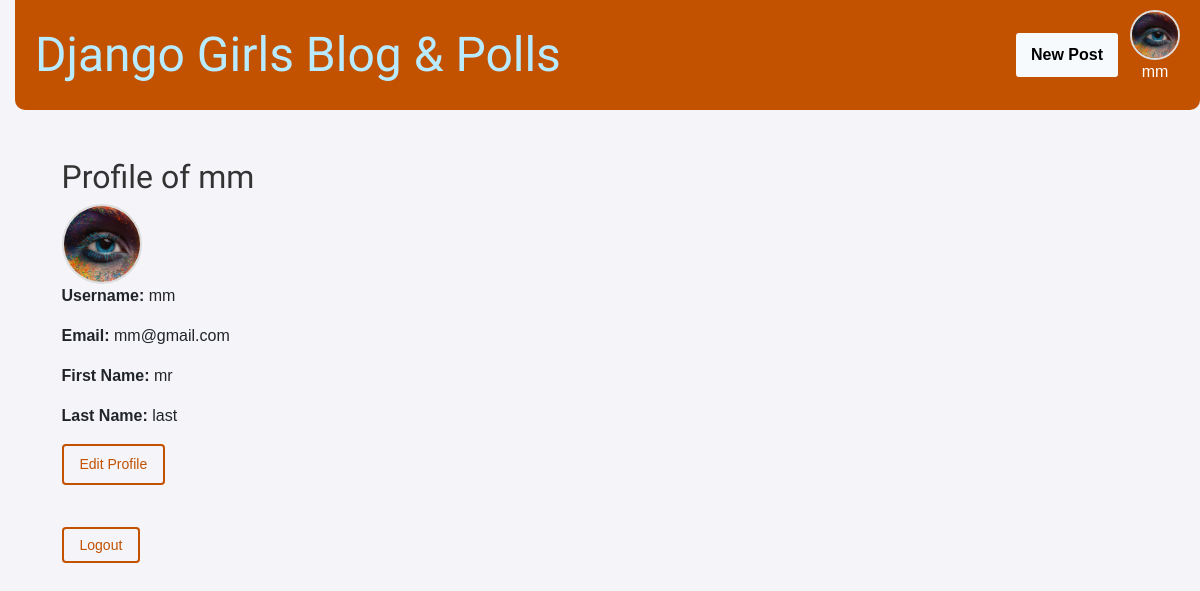
/profile/mm/ (signed in), run on the app's committed database.
### blog/models.py (models this page shows, shortened)
class CustomUser(AbstractUser):
    objects = CustomUserManager()
    bio = models.TextField(blank=True, null=True)
    profile_picture = models.ImageField(upload_to='profile_pictures/', blank=True, null=True)

### blog/views.py (the view)
# urls.py: path('profile/<str:username>/', views.profile, name='profile'),
@login_required
def profile(request, username):
    user = request.user  # Get the logged-in user
    if request.method == 'POST':
        form = ProfileForm(request.POST, request.FILES, instance=user)
        password_change_form = PasswordChangeForm(user, request.POST)
        if 'current_password' in request.POST:
            if password_change_form.is_valid():
                user.set_password(password_change_form.cleaned_data['new_password'])
                user.save()
                update_session_auth_hash(request, user)  # Keeps the user logged in after password change
                messages.success(request, "Your password has been updated successfully!")
                return redirect('blog:profile', username=user.username)
            else:
                messages.error(request, "There was an error with your password change.")
        elif form.is_valid():
            form.save()
            messages.success(request, "Your profile has been updated successfully!")
            return redirect('blog:profile', username=user.username)
    else:
        form = ProfileForm(instance=user)
        password_change_form = PasswordChangeForm(user)
    return render(request, 'blog/profile.html', {
        'form': form,
        'password_change_form': password_change_form
    })

### blog/templates/blog/profile.html (shortened to what this page needs)
{% extends 'blog/base.html' %}
{% load static %}
{% block content %}
  <div class="container mt-5">
    <h2>Profile of {{ user.username }}</h2>
    <div id="view-mode">
      <a href="{% url 'blog:profile' username=user.username %}">
        {% if user.profile_picture %}
            <img src="{{ user.profile_picture.url }}" alt="{{ user.username }}" class="profile-img rounded-circle" style="width: 80px; height: 80px;">
        {% else %}
        <img src="{% static 'blog/icons/default_profile.jpg' %}" alt="{{ user.username }}" class="profile-img rounded-circle" style="width: 80px; height: 80px;">
        {% endif %}
    </a>
        <p><strong>Username:</strong> {{ user.username }}</p>
        <p><strong>Email:</strong> {{ user.email }}</p>
        <p><strong>First Name:</strong> {{ user.first_name }}</p>
        <p><strong>Last Name:</strong> {{ user.last_name }}</p>
        <button id="edit-profile-btn" class="btn-secondary" onclick="toggleEditMode()">Edit Profile</button>
    </div>
    <br><br>
    <a class="  btn-secondary" href="{% url 'blog:logout' %}">Logout</a>
  </div>
{% endblock %}

### blog/templates/blog/base.html (shortened to what this page needs)
{% load static %}
{% load tz %}
<!DOCTYPE html>
<html lang="en">
    <head>
        <link rel="stylesheet" href="https://cdn.jsdelivr.net/npm/bootstrap@5.3.3/dist/css/bootstrap.min.css">
        <link rel="stylesheet" href="{% static 'blog.css' %}">
    </head>
    <body>
        <header class="page-header">
            <h1><a href="/">Django Girls Blog &  <a href="{% url 'polls:index' %}">Polls</a></a></h1>
            <div class="user-actions">
                {% if request.user.is_authenticated %}
                    <a href="{% url 'blog:post_new' %}" class="btn-new-post">
                        New Post
                    </a>
                    {% load static %}
                    <a href="{% url 'blog:profile' username=user.username %}" class="profile-link">
                        <div class="profile-container text-center">
                            {% if user.profile_picture %}
                                <img src="{{ user.profile_picture.url }}" alt="{{ user.username }}'s profile picture" class="profile-img rounded-circle" style="width: 50px; height: 50px;">
                            {% else %}
                                <img src="{% static 'blog/icons/default_profile.jpg' %}" alt="Default profile picture" class="profile-img rounded-circle" style="width: 50px; height: 50px;">
                            {% endif %}
                            <p style="color: white;">{{ user.username }}</p>
                        </div>
                    </a>
                {% else %}
                    <a href="{% url 'blog:login' %}" class="btn1">Login</a>
                    <a href="{% url 'blog:signup' %}" class="btn1">Sign Up</a>
                {% endif %}
            </div>
        </header>
        <main class="container">
            <div class="row">
                <div class="col">
                    {% block content %}
                    {% endblock %}
                </div>
            </div>
        </main>
    </body>
</html>

### blog/static/blog.css (style rules this page uses)
body { font-family: Arial, sans-serif; background-color: #f4f4f9; margin: 0; padding-left: 15px; justify-content: center; align-items: center; height: 100vh; }
.page-header { background-color: #C25100; padding: 20px 20px 20px 40px; border-radius: 8px 8px 0 0; }
.page-header h1, .page-header h1 a, .page-header h1 a:visited, .page-header h1 a:active { color: #b8ebff; font-size: 36pt; text-decoration: none; font-family: 'Lobster', cursive; }
.page-header { background-color: #C25100; padding: 10px 20px; color: white; display: flex; justify-content: space-between; align-items: center; flex-wrap: wrap; border-radius: 0 0 10px 10px; }
.page-header h1 { font-size: 2.5rem; font-family: 'Lobster', cursive; margin: 0; color: #b8ebff; text-decoration: none; }
.page-header .user-actions { display: flex; align-items: center; gap: 10px; margin-left: auto; }
.page-header .user-actions img.profile-img { width: 40px; height: 40px; object-fit: cover; border-radius: 50%; }
.page-header .user-actions .btn1, .page-header .user-actions .btn-new-post { padding: 10px 15px; background-color: #f7fafd; color: #000; border: 2px solid #C25100; border-radius: 5px; text-decoration: none; font-size: 1rem; font-weight: bold; transition: all 0.3s ease; }
h1, h2, h3, h4 { font-family: 'Lobster', cursive; color: #333333; }
a { color: #C25100; text-decoration: none; }
.btn-secondary { color: #C25100; background: none; border: 2px solid #C25100; padding: 8px 16px; font-size: 14px; border-radius: 4px; cursor: pointer; text-decoration: none; }
.btn-new-post { padding: 10px 20px; background-color: #f7fafd; color: rgb(0, 0, 0); text-decoration: none; border-radius: 5px; font-size: 16px; text-align: end; }
.profile-img { width: 80px; height: 80px; object-fit: cover; border: 2px solid #ddd; }

### data on the page
CustomUser: profile_picture (picture), username "mm", email "mm@gmail.com", first_name "mr", last_name "last"
